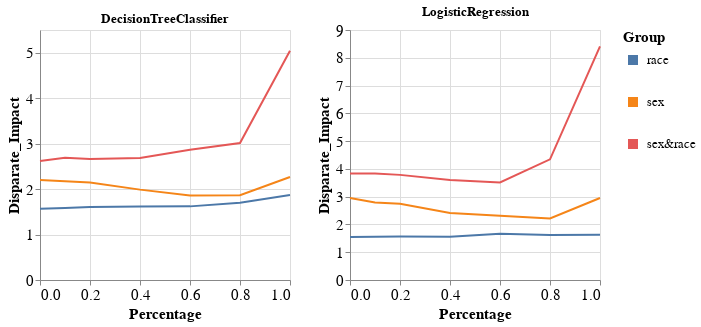

Source (notebook cell):
### Code cell
visualizer.create_groups_grid_pct_lines_per_model_plot(group_metric='Disparate_Impact',
                                                       target_preprocessing_technique=PREPROCESSING_TECHNIQUES[0],
                                                       model_names=MODEL_NAMES[:2])

### Figure 1 — Vega-Lite specification as saved in the notebook (floating-point values rounded to 4 significant figures)
{"config": {"view": {"continuousWidth": 400, "continuousHeight": 300}, "axis": {"labelFontSize": 15, "titleFontSize": 15}, "legend": {"labelFontSize": 13, "symbolStrokeWidth": 10, "titleFontSize": 15}}, "vconcat": [{"hconcat": [{"mark": "line", "encoding": {"color": {"field": "Group", "type": "nominal"}, "x": {"field": "Percentage", "type": "quantitative"}, "y": {"field": "Metric_Value", "title": "Disparate_Impact", "type": "quantitative"}}, "height": 250, "title": "DecisionTreeClassifier", "width": 250}, {"data": {"name": "data-dde6779345cb8690988c732e549f5899"}, "mark": "line", "encoding": {"color": {"field": "Group", "type": "nominal"}, "x": {"field": "Percentage", "type": "quantitative"}, "y": {"field": "Metric_Value", "title": "Disparate_Impact", "type": "quantitative"}}, "height": 250, "title": "LogisticRegression", "width": 250}]}], "data": {"name": "data-5f1be52713733928a574a59a9ebcaf9e"}, "$schema": "https://vega.github.io/schema/vega-lite/v4.17.0.json", "datasets": {"data-5f1be52713733928a574a59a9ebcaf9e": [{"Model_Name": "DecisionTreeClassifier", "Metric": "Disparate_Impact", "Group": "race", "Metric_Value": 1.567, "Percentage": 0.0}, {"Model_Name": "DecisionTreeClassifier", "Metric": "Disparate_Impact", "Group": "sex", "Metric_Value": 2.198, "Percentage": 0.0}, {"Model_Name": "DecisionTreeClassifier", "Metric": "Disparate_Impact", "Group": "sex&race", "Metric_Value": 2.62, "Percentage": 0.0}, {"Model_Name": "DecisionTreeClassifier", "Metric": "Disparate_Impact", "Group": "race", "Metric_Value": 1.582, "Percentage": 0.1}, {"Model_Name": "DecisionTreeClassifier", "Metric": "Disparate_Impact", "Group": "sex", "Metric_Value": 2.173, "Percentage": 0.1}, {"Model_Name": "DecisionTreeClassifier", "Metric": "Disparate_Impact", "Group": "sex&race", "Metric_Value": 2.687, "Percentage": 0.1}, {"Model_Name": "DecisionTreeClassifier", "Metric": "Disparate_Impact", "Group": "race", "Metric_Value": 1.608, "Percentage": 0.2}, {"Model_Name": "DecisionTreeClassifier", "Metric": "Disparate_Impact", "Group": "sex", "Metric_Value": 2.143, "Percentage": 0.2}, {"Model_Name": "DecisionTreeClassifier", "Metric": "Disparate_Impact", "Group": "sex&race", "Metric_Value": 2.66, "Percentage": 0.2}, {"Model_Name": "DecisionTreeClassifier", "Metric": "Disparate_Impact", "Group": "race", "Metric_Value": 1.618, "Percentage": 0.4}, {"Model_Name": "DecisionTreeClassifier", "Metric": "Disparate_Impact", "Group": "sex", "Metric_Value": 1.988, "Percentage": 0.4}, {"Model_Name": "DecisionTreeClassifier", "Metric": "Disparate_Impact", "Group": "sex&race", "Metric_Value": 2.682, "Percentage": 0.4}, {"Model_Name": "DecisionTreeClassifier", "Metric": "Disparate_Impact", "Group": "race", "Metric_Value": 1.62, "Percentage": 0.6}, {"Model_Name": "DecisionTreeClassifier", "Metric": "Disparate_Impact", "Group": "sex", "Metric_Value": 1.859, "Percentage": 0.6}, {"Model_Name": "DecisionTreeClassifier", "Metric": "Disparate_Impact", "Group": "sex&race", "Metric_Value": 2.866, "Percentage": 0.6}, {"Model_Name": "DecisionTreeClassifier", "Metric": "Disparate_Impact", "Group": "race", "Metric_Value": 1.698, "Percentage": 0.8}, {"Model_Name": "DecisionTreeClassifier", "Metric": "Disparate_Impact", "Group": "sex", "Metric_Value": 1.866, "Percentage": 0.8}, {"Model_Name": "DecisionTreeClassifier", "Metric": "Disparate_Impact", "Group": "sex&race", "Metric_Value": 3.014, "Percentage": 0.8}, {"Model_Name": "DecisionTreeClassifier", "Metric": "Disparate_Impact", "Group": "race", "Metric_Value": 1.872, "Percentage": 1.0}, {"Model_Name": "DecisionTreeClassifier", "Metric": "Disparate_Impact", "Group": "sex", "Metric_Value": 2.265, "Percentage": 1.0}, {"Model_Name": "DecisionTreeClassifier", "Metric": "Disparate_Impact", "Group": "sex&race", "Metric_Value": 5.042, "Percentage": 1.0}], "data-dde6779345cb8690988c732e549f5899": [{"Model_Name": "LogisticRegression", "Metric": "Disparate_Impact", "Group": "race", "Metric_Value": 1.546, "Percentage": 0.0}, {"Model_Name": "LogisticRegression", "Metric": "Disparate_Impact", "Group": "sex", "Metric_Value": 2.95, "Percentage": 0.0}, {"Model_Name": "LogisticRegression", "Metric": "Disparate_Impact", "Group": "sex&race", "Metric_Value": 3.838, "Percentage": 0.0}, {"Model_Name": "LogisticRegression", "Metric": "Disparate_Impact", "Group": "race", "Metric_Value": 1.558, "Percentage": 0.1}, {"Model_Name": "LogisticRegression", "Metric": "Disparate_Impact", "Group": "sex", "Metric_Value": 2.786, "Percentage": 0.1}, {"Model_Name": "LogisticRegression", "Metric": "Disparate_Impact", "Group": "sex&race", "Metric_Value": 3.832, "Percentage": 0.1}, {"Model_Name": "LogisticRegression", "Metric": "Disparate_Impact", "Group": "race", "Metric_Value": 1.57, "Percentage": 0.2}, {"Model_Name": "LogisticRegression", "Metric": "Disparate_Impact", "Group": "sex", "Metric_Value": 2.748, "Percentage": 0.2}, {"Model_Name": "LogisticRegression", "Metric": "Disparate_Impact", "Group": "sex&race", "Metric_Value": 3.784, "Percentage": 0.2}, {"Model_Name": "LogisticRegression", "Metric": "Disparate_Impact", "Group": "race", "Metric_Value": 1.559, "Percentage": 0.4}, {"Model_Name": "LogisticRegression", "Metric": "Disparate_Impact", "Group": "sex", "Metric_Value": 2.415, "Percentage": 0.4}, {"Model_Name": "LogisticRegression", "Metric": "Disparate_Impact", "Group": "sex&race", "Metric_Value": 3.602, "Percentage": 0.4}, {"Model_Name": "LogisticRegression", "Metric": "Disparate_Impact", "Group": "race", "Metric_Value": 1.667, "Percentage": 0.6}, {"Model_Name": "LogisticRegression", "Metric": "Disparate_Impact", "Group": "sex", "Metric_Value": 2.311, "Percentage": 0.6}, {"Model_Name": "LogisticRegression", "Metric": "Disparate_Impact", "Group": "sex&race", "Metric_Value": 3.509, "Percentage": 0.6}, {"Model_Name": "LogisticRegression", "Metric": "Disparate_Impact", "Group": "race", "Metric_Value": 1.621, "Percentage": 0.8}, {"Model_Name": "LogisticRegression", "Metric": "Disparate_Impact", "Group": "sex", "Metric_Value": 2.214, "Percentage": 0.8}, {"Model_Name": "LogisticRegression", "Metric": "Disparate_Impact", "Group": "sex&race", "Metric_Value": 4.345, "Percentage": 0.8}, {"Model_Name": "LogisticRegression", "Metric": "Disparate_Impact", "Group": "race", "Metric_Value": 1.627, "Percentage": 1.0}, {"Model_Name": "LogisticRegression", "Metric": "Disparate_Impact", "Group": "sex", "Metric_Value": 2.951, "Percentage": 1.0}, {"Model_Name": "LogisticRegression", "Metric": "Disparate_Impact", "Group": "sex&race", "Metric_Value": 8.409, "Percentage": 1.0}]}}
